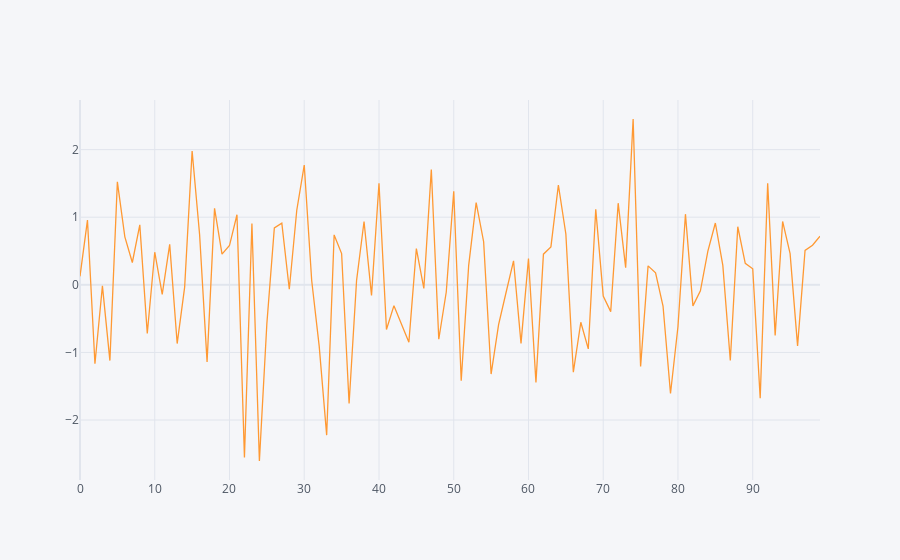

The notebook cell this image was saved under:
### Code cell
data[["A"]].iplot()

### Figure 1 — Plotly figure (JSON) as saved in the notebook; plotly's stock layout.template omitted (floating-point values rounded to 4 significant figures)
{"data": [{"line": {"color": "rgba(255, 153, 51, 1.0)", "dash": "solid", "shape": "linear", "width": 1.3}, "mode": "lines", "name": "A", "text": "", "type": "scatter", "x": [0, 1, 2, 3, 4, 5, 6, 7, 8, 9, 10, 11, 12, 13, 14, 15, 16, 17, 18, 19, 20, 21, 22, 23, 24, 25, 26, 27, 28, 29, 30, 31, 32, 33, 34, 35, 36, 37, 38, 39, 40, 41, 42, 43, 44, 45, 46, 47, 48, 49, 50, 51, 52, 53, 54, 55, 56, 57, 58, 59, 60, 61, 62, 63, 64, 65, 66, 67, 68, 69, 70, 71, 72, 73, 74, 75, 76, 77, 78, 79, 80, 81, 82, 83, 84, 85, 86, 87, 88, 89, 90, 91, 92, 93, 94, 95, 96, 97, 98, 99], "y": [0.1257, 0.9577, -1.167, -0.0152, -1.121, 1.522, 0.7094, 0.33, 0.8862, -0.721, 0.4825, -0.1404, 0.5985, -0.8689, -0.03355, 1.98, 0.7433, -1.14, 1.131, 0.4529, 0.581, 1.036, -2.553, 0.9073, -2.606, -0.573, 0.8411, 0.9123, -0.06508, 1.103, 1.772, 0.0604, -0.9073, -2.224, 0.7385, 0.4619, -1.756, 0.06446, 0.9371, -0.1557, 1.503, -0.6613, -0.3079, -0.5886, -0.8483, 0.5361, -0.05442, 1.707, -0.8049, -0.107, 1.382, -1.42, 0.2882, 1.216, 0.6373, -1.32, -0.5893, -0.114, 0.3551, -0.8658, 0.3894, -1.443, 0.4534, 0.5604, 1.476, 0.7513, -1.292, -0.5545, -0.9483, 1.117, -0.1676, -0.3968, 1.208, 0.2546, 2.453, -1.208, 0.2803, 0.1775, -0.314, -1.608, -0.6162, 1.045, -0.312, -0.08835, 0.4994, 0.9145, 0.2881, -1.119, 0.8589, 0.3172, 0.2364, -1.677, 1.503, -0.7484, 0.9376, 0.4601, -0.9037, 0.5086, 0.5864, 0.7196]}], "layout": {"legend": {"bgcolor": "#F5F6F9", "font": {"color": "#4D5663"}}, "paper_bgcolor": "#F5F6F9", "plot_bgcolor": "#F5F6F9", "title": {"font": {"color": "#4D5663"}}, "xaxis": {"gridcolor": "#E1E5ED", "showgrid": true, "tickfont": {"color": "#4D5663"}, "title": {"font": {"color": "#4D5663"}, "text": ""}, "zerolinecolor": "#E1E5ED"}, "yaxis": {"gridcolor": "#E1E5ED", "showgrid": true, "tickfont": {"color": "#4D5663"}, "title": {"font": {"color": "#4D5663"}, "text": ""}, "zerolinecolor": "#E1E5ED"}}}
